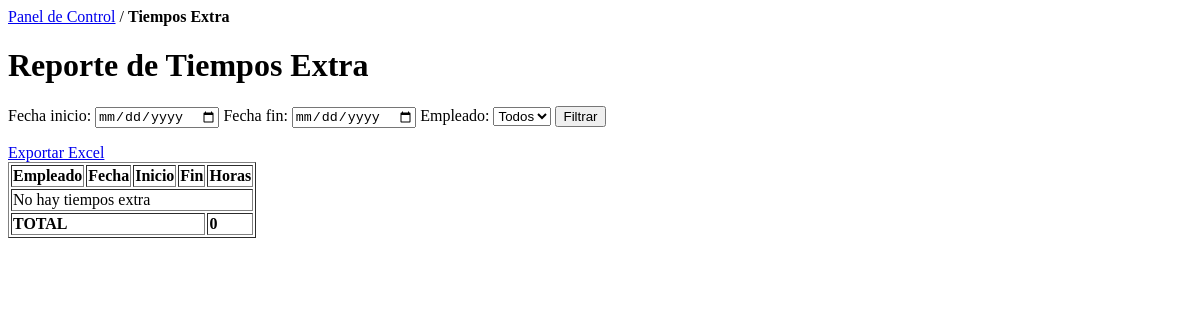
Before: /reportes/tiempos-extra/ (signed in) with the older database file.
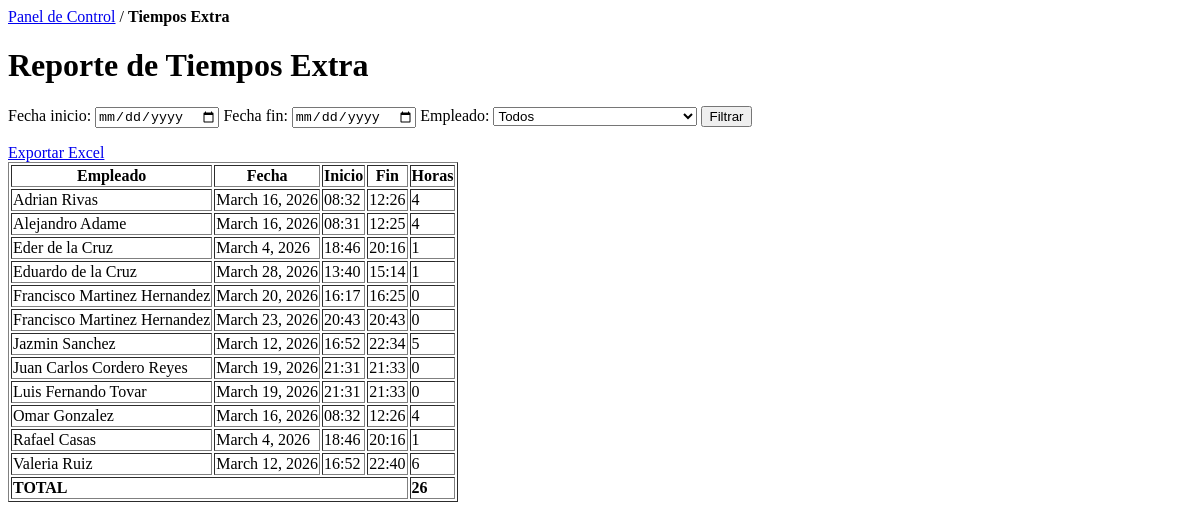
After: the same page with the newer database file.
### asistencia/models.py (models this page shows, shortened)
class TiempoExtra(models.Model):
    empleado = models.ForeignKey("nucleo.Empleado", on_delete=models.CASCADE)
    asistencia = models.ForeignKey(
        "asistencia.Asistencia",
        on_delete=models.CASCADE
    )
    fecha = models.DateField()
    hora_inicio = models.TimeField()
    hora_fin = models.TimeField(null=True, blank=True)
    horas = models.FloatField(null=True, blank=True)
    from datetime import datetime, date
    def calcular_horas(self):
        if not self.hora_inicio or not self.hora_fin:
            return 0
        inicio = datetime.combine(date.min, self.hora_inicio)
        fin = datetime.combine(date.min, self.hora_fin)
        diferencia = fin - inicio
        minutos = diferencia.total_seconds() / 60
        horas = int(minutos // 60)
        resto = minutos % 60
        if resto >= 45:
            horas += 1
        return horas

### nucleo/models.py (models this page shows, shortened)
class Empleado(models.Model):
    empresa = models.ForeignKey("core.Empresa", on_delete=models.CASCADE)
    departamento = models.ForeignKey(
        Departamento,
        on_delete=models.SET_NULL,
        null=True,
        blank=True,
    )
    control_horario = models.BooleanField(
        default=True,
        verbose_name="Control de horario"
    )
    nombre = models.CharField(max_length=100)
    numero_empleado = models.CharField(max_length=10)
    activo = models.BooleanField(default=True)
    dias_trabajo = models.CharField(
        max_length=20,
        default="0,1,2,3,4"
    )
    turno = models.ForeignKey(
        "core.Turno",
        on_delete=models.SET_NULL,
        null=True,
        blank=True
    )
    class Meta:
        unique_together = ("empresa", "numero_empleado")

### reportes/views.py (the view)
# urls.py: path("tiempos-extra/", views.reporte_tiempos_extra, name="tiempos_extra"),
def reporte_tiempos_extra(request):
    empresa = obtener_empresa_usuario(request.user)
    inicio = request.GET.get("inicio")
    fin = request.GET.get("fin")
    empleado_id = request.GET.get("empleado")
    tiempos = TiempoExtra.objects.filter(
        empleado__empresa=empresa
    ).select_related("empleado")
    if inicio and fin:
        tiempos = tiempos.filter(fecha__range=[inicio, fin])
    elif inicio:
        tiempos = tiempos.filter(fecha__gte=inicio)
    elif fin:
        tiempos = tiempos.filter(fecha__lte=fin)
    if empleado_id and empleado_id != "":
        tiempos = tiempos.filter(empleado_id=empleado_id)
    tiempos = tiempos.order_by("empleado__nombre", "fecha")
    total_horas = sum([t.calcular_horas() for t in tiempos])
    empleados = Empleado.objects.filter(
        empresa=empresa,
        activo=True
    )
    context = {
        "tiempos": tiempos,
        "empleados": empleados,
        "inicio": inicio,
        "fin": fin,
        "empleado_id": empleado_id,
        "total_horas": total_horas
    }
    return render(request, "reportes/tiempo_extra.html", context)

### core/utils.py (called while the page is built)
def obtener_empresa_usuario(user):
    if hasattr(user, "perfil_core"):
        return user.perfil_core.empresa
    return None

### templates/reportes/tiempo_extra.html (shortened to what this page needs)
<nav style="margin-bottom:15px;">
<a href="{% url 'core:dashboard' %}">Panel de Control</a> /
<strong>Tiempos Extra</strong>
</nav>
<h1>Reporte de Tiempos Extra</h1>
<form method="get">
<label>Fecha inicio:</label>
<input type="date" name="inicio" value="{{ request.GET.inicio }}">
<label>Fecha fin:</label>
<input type="date" name="fin" value="{{ request.GET.fin }}">
<label>Empleado:</label>
<select name="empleado">
<option value="">Todos</option>
</select>
<button type="submit">Filtrar</button>
</form>
<a href="{% url 'reportes:tiempos_extra_excel' %}?{{ request.GET.urlencode }}">
Exportar Excel
</a>
<table border="1">
<tr>
<th>Empleado</th>
<th>Fecha</th>
<th>Inicio</th>
<th>Fin</th>
<th>Horas</th>
</tr>
{% for t in tiempos %}
<tr>
<td>{{ t.empleado.nombre }}</td>
<td>{{ t.fecha }}</td>
<td>{{ t.hora_inicio|time:"H:i" }}</td>
<td>{{ t.hora_fin|time:"H:i" }}</td>
<td>{{ t.calcular_horas }}</td>
</tr>
{% empty %}
<tr>
<td colspan="6">No hay tiempos extra</td>
</tr>
{% endfor %}
<tr style="font-weight:bold;">
<td colspan="4">TOTAL</td>
<td>{{ total_horas }}</td>
</tr>
</table>

Changed rows visible on the page:
added TiempoExtra: empleado.nombre "Adrian Rivas", fecha "March 16, 2026", hora_inicio "08:32", hora_fin "12:26", calcular_horas "4"
added TiempoExtra: empleado.nombre "Alejandro Adame", fecha "March 16, 2026", hora_inicio "08:31", hora_fin "12:25", calcular_horas "4"
added TiempoExtra: empleado.nombre "Eder de la Cruz", fecha "March 4, 2026", hora_inicio "18:46", hora_fin "20:16", calcular_horas "1"
added TiempoExtra: empleado.nombre "Eduardo de la Cruz", fecha "March 28, 2026", hora_inicio "13:40", hora_fin "15:14", calcular_horas "1"
added TiempoExtra: empleado.nombre "Francisco Martinez Hernandez", fecha "March 20, 2026", hora_inicio "16:17", hora_fin "16:25", calcular_horas "0"
added TiempoExtra: empleado.nombre "Francisco Martinez Hernandez", fecha "March 23, 2026", hora_inicio "20:43", hora_fin "20:43", calcular_horas "0"
added TiempoExtra: empleado.nombre "Jazmin Sanchez", fecha "March 12, 2026", hora_inicio "16:52", hora_fin "22:34", calcular_horas "5"
added TiempoExtra: empleado.nombre "Juan Carlos Cordero Reyes", fecha "March 19, 2026", hora_inicio "21:31", hora_fin "21:33", calcular_horas "0"
added TiempoExtra: empleado.nombre "Luis Fernando Tovar", fecha "March 19, 2026", hora_inicio "21:31", hora_fin "21:33", calcular_horas "0"
added TiempoExtra: empleado.nombre "Omar Gonzalez", fecha "March 16, 2026", hora_inicio "08:32", hora_fin "12:26", calcular_horas "4"
added TiempoExtra: empleado.nombre "Rafael Casas", fecha "March 4, 2026", hora_inicio "18:46", hora_fin "20:16", calcular_horas "1"
added TiempoExtra: empleado.nombre "Valeria Ruiz", fecha "March 12, 2026", hora_inicio "16:52", hora_fin "22:40", calcular_horas "6"
Other visible differences:
{{ total_horas }}: "0" → "26"
text no longer shown: "No hay tiempos extra"
